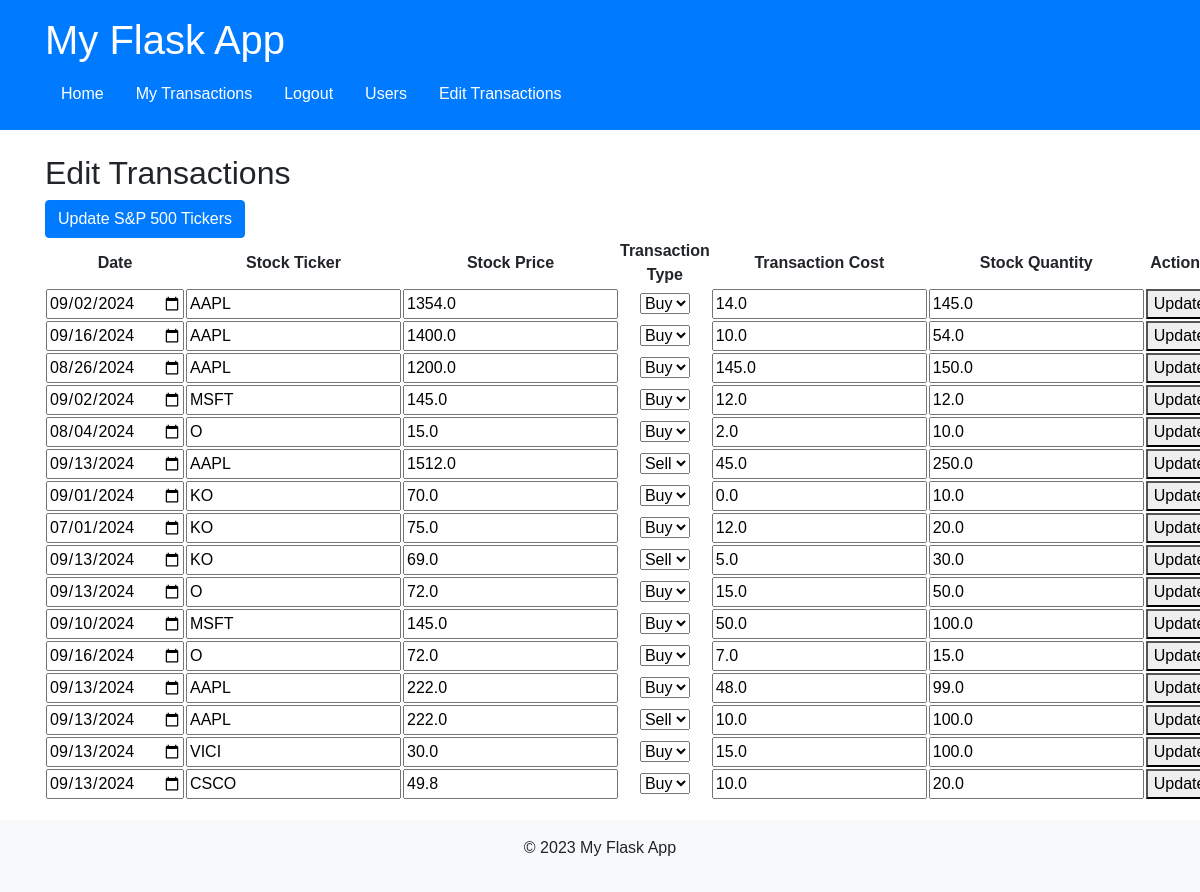
The app's page /admin/edit_transactions (signed in) with its own data.
### tables this page shows
CREATE TABLE transactions
                        (id INTEGER PRIMARY KEY AUTOINCREMENT,
                         username TEXT NOT NULL,
                         date TEXT NOT NULL,
                         stock_ticker TEXT NOT NULL,
                         stock_price REAL NOT NULL,
                         transaction_type TEXT NOT NULL,
                         transaction_cost REAL NOT NULL,
                         stock_quantity REAL NOT NULL,
                         total_transaction_cost REAL,
                         currency TEXT,
                         FOREIGN KEY (username) REFERENCES users (username));

### app.py (the view, shortened to what this page needs)
@app.route('/admin/edit_transactions', methods=['GET', 'POST'])
def edit_transactions():
    if not is_admin():
        flash('Access denied.')
        return redirect(url_for('home'))
    with sqlite3.connect('users.db') as conn:
        cursor = conn.cursor()
        cursor.execute('SELECT * FROM transactions')
        transactions = cursor.fetchall()
    return render_template('admin/edit_transactions.html', transactions=transactions)

### app.py (called while the page is built)
@app.before_request
def initialize():
    init_db()

def is_admin():
    if 'user' in session:
        with sqlite3.connect('users.db') as conn:
            cursor = conn.cursor()
            cursor.execute('SELECT is_admin FROM users WHERE username = ?', (session['user'],))
            user = cursor.fetchone()
            return user and user[0] == 1
    return False

def user_is_admin(username):
    with sqlite3.connect('users.db') as conn:
        cursor = conn.cursor()
        cursor.execute('SELECT is_admin FROM users WHERE username = ?', (username,))
        user = cursor.fetchone()
        return user and user[0] == 1

### templates/admin/edit_transactions.html (shortened to what this page needs)
{% extends "base.html" %}
{% block content %}
<h2>Edit Transactions</h2>
<button id="update-sp500-btn" class="btn btn-primary">Update S&P 500 Tickers</button>
<table>
    <thead>
        <tr>
            <th>Date</th>
            <th>Stock Ticker</th>
            <th>Stock Price</th>
            <th>Transaction Type</th>
            <th>Transaction Cost</th>
            <th>Stock Quantity</th>
            <th>Actions</th>
        </tr>
    </thead>
    <tbody>
        {% for transaction in transactions %}
        <tr>
            <form method="post">
                <td><input type="date" name="date" value="{{ transaction[2] }}" required></td>
                <td><input type="text" name="stock_ticker" value="{{ transaction[3] }}" required></td>
                <td><input type="number" step="0.01" name="stock_price" value="{{ transaction[4] }}" required></td>
                <td>
                    <select name="transaction_type" required>
                        <option value="buy" {% if transaction[5] == 'buy' %}selected{% endif %}>Buy</option>
                        <option value="sell" {% if transaction[5] == 'sell' %}selected{% endif %}>Sell</option>
                    </select>
                </td>
                <td><input type="number" step="0.01" name="transaction_cost" value="{{ transaction[6] }}" required></td>
                <td><input type="number" name="stock_quantity" value="{{ transaction[7] }}" required></td>
                <td><button type="submit">Update</button></td>
            </form>
        </tr>
        {% endfor %}
    </tbody>
</table>
{% endblock %}

### static/styles.css (style rules this page uses)
:root { --theme-color: #440758; }
body { font-family: Arial, sans-serif; }
table { width: 100%; margin-bottom: 20px; }
table th, table td { text-align: center; vertical-align: middle; }

### records on screen
transactions: transaction_type "Buy"
transactions: transaction_type "Buy"
transactions: transaction_type "Buy"
transactions: transaction_type "Buy"
transactions: transaction_type "Buy"
transactions: transaction_type "Sell"
transactions: transaction_type "Buy"
transactions: transaction_type "Buy"
transactions: transaction_type "Sell"
transactions: transaction_type "Buy"
transactions: transaction_type "Buy"
transactions: transaction_type "Buy"
transactions: transaction_type "Buy"
transactions: transaction_type "Sell"
transactions: transaction_type "Buy"
transactions: transaction_type "Buy"
